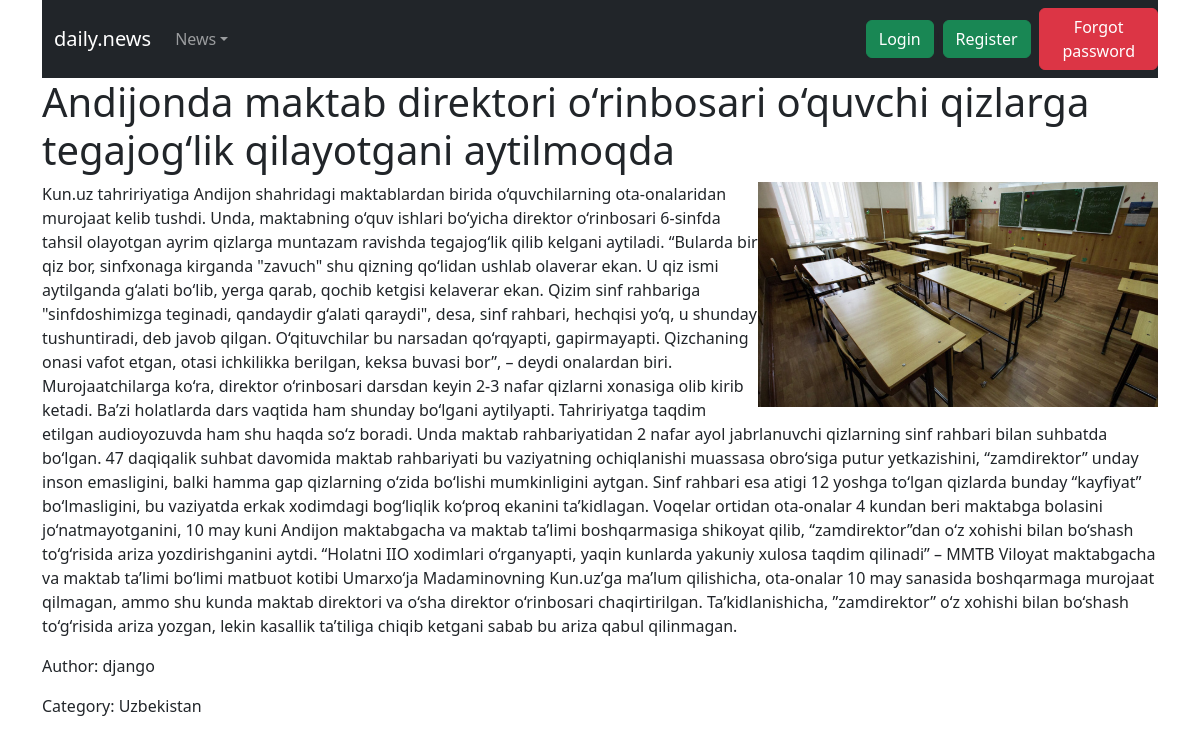
Screenshot of /news/8/ with the database file from the repository.
### app_news/models.py (models this page shows, shortened)
class News(models.Model):
    news_title = models.CharField(max_length=255, unique=True)
    news_description = models.CharField(max_length=255)
    news_image = models.ImageField(upload_to='news/')
    news_content = models.TextField()
    news_category = models.ForeignKey(Category, on_delete=models.CASCADE)
    news_pub_date = models.DateTimeField(auto_now_add=True)
    news_author = models.ForeignKey(get_user_model(), on_delete=models.CASCADE)
    class Meta:
        verbose_name_plural = "News"
        db_table = 'news'

class Category(models.Model):
    category_name = models.CharField(max_length=255)
    def __str__(self):
        return self.category_name
    class Meta:
        verbose_name_plural = "Categories"
        db_table = 'categories'

### app_news/views.py (the view)
# urls.py: path('<int:pk>/', DetailNewsView.as_view(), name='show_news'),
class DetailNewsView(DetailView):
    template_name = 'news/show_news.html'
    model = News

### templates/news/show_news.html (shortened to what this page needs)
{% extends 'base.html' %}
{% load static %}
{% block content %}
	<h1>{{ news.news_title }}</h1>
    <img src="{% static news.news_image %}" alt="" width="400" style="float:right;">
    <p>
        {{ news.news_content }}
    </p>
    <p>Author: {{ news.news_author }}</p>
    <p>Category: {{ news.news_category }}</p>
{% endblock %}

### rows the page displays
News: news_title "Andijonda maktab direktori o‘rinbosari o‘quvchi qizlarga tegajog‘lik qilayotgani aytilmoqda", news_image (picture), news_content "Kun.uz tahririyatiga Andijon shahridagi maktablardan birida o‘quvchilarning ota-onalaridan murojaat kelib tushdi. Unda, maktabning o‘quv ishlari bo‘yicha direktor o‘rinbosari 6-sinfda tahsil olayotgan ayrim qizlarga muntazam ravishda tegajog‘lik qilib kelgani aytiladi. “Bularda bir qiz bor, sinfxonaga kirganda \"zavuch\" shu qizning qo‘lidan ushlab olaverar ekan. U qiz ismi aytilganda g‘alati bo‘lib, yerga qarab, qochib ketgisi kelaverar ekan. Qizim sinf rahbariga \"sinfdoshimizga teginadi, qandaydir g‘alati qaraydi\", desa, sinf rahbari, hechqisi yo‘q, u shunday tushuntiradi, deb javob qilgan. O‘qituvchilar bu narsadan qo‘rqyapti, gapirmayapti. Qizchaning onasi vafot etgan, otasi ichkilikka…", news_author "django", news_category "Uzbekistan"
